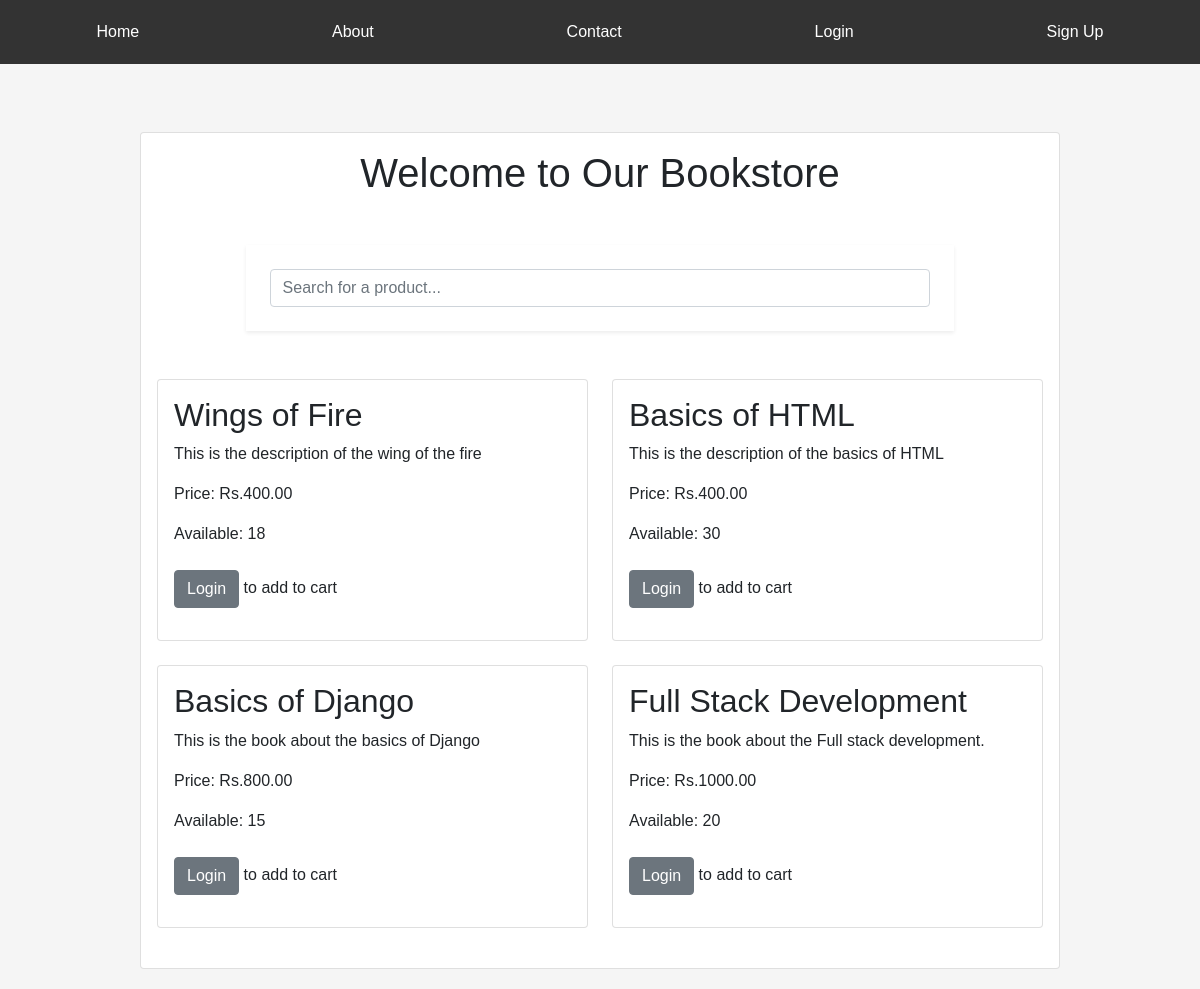
The page / on the database its author committed.
### Bookstore/models.py (models this page shows, shortened)
class Product(models.Model):
	name = models.CharField(max_length=100)
	author = models.CharField(max_length=100)
	description = models.TextField(null=True)
	price = models.DecimalField(max_digits=10, decimal_places=2)
	quantity = models.IntegerField()
	image = models.ImageField(upload_to='products/')

### Bookstore/views.py (the view)
# urls.py: 2. Add a URL to urlpatterns:  path('', views.home, name='home')
def home(request):
    products = Product.objects.all()
    if request.user.is_authenticated:
        cart_items = CartItem.objects.filter(user=request.user)
        count = cart_items.count()
        return render(request, 'home.html', {'products': products, 'number':count})
    return render(request, 'home.html', {'products': products})

### Bookstore/templates/home.html (shortened to what this page needs)
{% extends 'base.html' %}
{% block content %}
<div class="container">
    <div class="row justify-content-center">
        <div class="col-md-30">
            <div class="card mt-5">
                <div class="card-body">
                    <h1 class="text-center mb-4">Welcome to Our Bookstore</h1>
                    <div class="container p-4 shadow-sm mb-5 mt-5" id="search">
                        <input type="text" id="searchInput" class="form-control" placeholder="Search for a product...">
                    </div>
                    <div class="row" id="productList">
                        {% for product in products %}
                        <div class="col-md-6 mb-4 product-card">
                            <a href="{% url 'product_detail' product.id %}" class="card-link">
                                <div class="card">
                                    <div class="card-body">
                                        <h2 class="card-title">{{ product.name }}</h2>
                                        <p class="card-text">{{ product.description }}</p>
                                        <p class="card-text">Price: Rs.{{ product.price }}</p>
                                        <p class="card-text">Available: {{ product.quantity }}</p>
                                </a><br>
                                        {% if user.is_authenticated %}
                                        <form method="post" action="{% url 'add_to_cart' product.id %}">
                                            {% csrf_token %}
                                            <div class="form-group">
                                                <label for="count">Quantity:</label>
                                                <input type="number" class="form-control" id="count" name="count" min="1" max="{{ product.quantity }}" required>
                                            </div>
                                            <button type="submit" class="btn btn-primary">Add to Cart</button>
                                        </form>
                                        {% else %}
                                        <p><a href="{% url 'login' %}" class="btn btn-secondary">Login</a> to add to cart</p>
                                        {% endif %}
                                    </div>
                                </div>
                        </div>
                        {% endfor %}
{% endblock %}

### Bookstore/templates/base.html (shortened to what this page needs)
<!DOCTYPE html>
<html>
<head>
    {% load static %}
    <link href="https://cdn.jsdelivr.net/npm/bootstrap@5.0.2/dist/css/bootstrap.min.css" rel="stylesheet">
    <link rel="stylesheet" href="https://cdnjs.cloudflare.com/ajax/libs/font-awesome/4.7.0/css/font-awesome.min.css">
</head>
<body>
    <nav>
        <ul>
            <li><a href="{% url 'home' %}">Home</a></li>
            <li><a href="{% url 'about' %}">About</a></li>
            <li><a href="{% url 'contact' %}">Contact</a></li>
            {% if user.is_authenticated %}
                <li><a href="{% url 'view_cart' %}">Cart ({{ number }})</a></li>
                <li><a href="{% url 'logout' %}">Logout</a></li>
                <li>Welcome, {{ user.username }}</li>
            {% else %}
                <li><a href="{% url 'login' %}">Login</a></li>
                <li><a href="{% url 'signup' %}">Sign Up</a></li>
            {% endif %}
        </ul>
    </nav>
    {% block content %}
    {% endblock %}
</body>
</html>

### Bookstore/templates/base.html (style rules this page uses)
body { font-family: Arial, sans-serif; margin: 0; padding: 0; background-color: #f5f5f5; }
.container { width: 80%; margin: 0 auto; padding: 20px; }
nav { background-color: #333; color: #fff; padding: 10px 0; }
nav ul { list-style: none; margin: 0; padding: 0; display: flex; justify-content: space-around; }
nav ul li { display: inline; }
nav ul li a { color: #fff; text-decoration: none; padding: 10px 20px; display: block; }
a.card-link { text-decoration: none; color: inherit; display: block; }
.product-card .card { transition: transform 0.3s, box-shadow 0.3s; }

### rows shown on the page
Product: name "Wings of Fire", description "This is the description of the wing of the fire", price "400.00", quantity "18"
Product: name "Basics of HTML", description "This is the description of the basics of HTML", price "400.00", quantity "30"
Product: name "Basics of Django", description "This is the book about the basics of Django", price "800.00", quantity "15"
Product: name "Full Stack Development", description "This is the book about the Full stack development.", price "1000.00", quantity "20"
